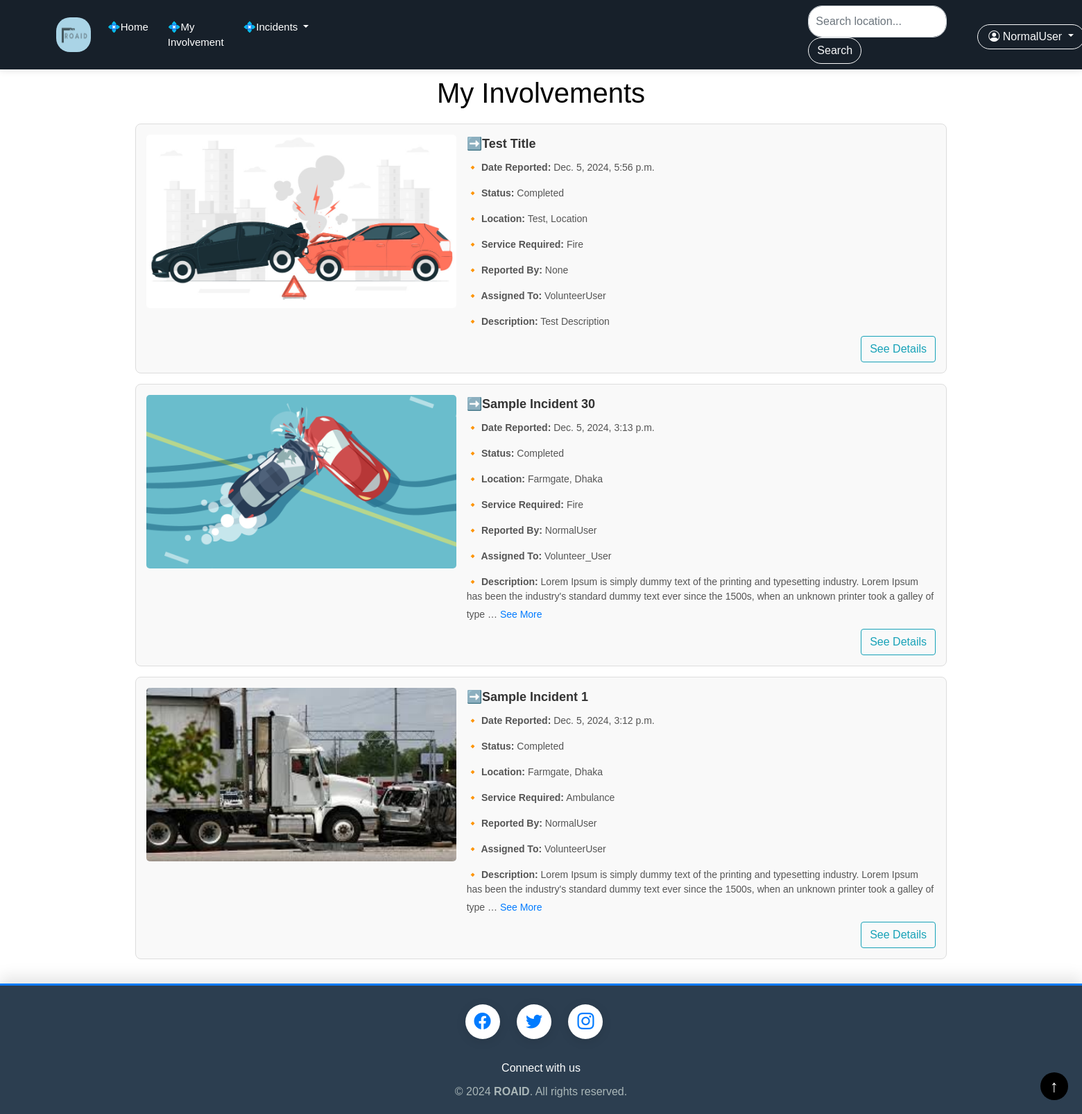
Page /completed_volunteer/ (signed in) on the committed database.
### Volunteer/models.py (models this page shows, shortened)
class Incident(models.Model):
    STATUS_CHOICES = [
        ('No Action', 'No Action'),
        ('On Action', 'On Action'),
        ('Completed', 'Completed'),
    ]
    title = models.CharField(max_length=200)
    description = models.TextField()
    location = models.CharField(max_length=255)
    date_reported = models.DateTimeField(auto_now_add=True)
    status = models.CharField(max_length=20, choices=STATUS_CHOICES, default='No Action')
    reported_by = models.ForeignKey(User, on_delete=models.CASCADE, related_name='reported_incidents', default=None,null=True, blank=True)
    assigned_to = models.ForeignKey(User, on_delete=models.SET_NULL, null=True, blank=True, default= None,
                                    related_name='assigned_incidents')
    service_type = models.CharField(max_length=50,
                                    choices=[('Fire', 'Fire'), ('Police', 'Police'), ('Ambulance', 'Ambulance')],
                                    default='Police')
    image = models.ImageField(blank=True, null=True, upload_to='images/')

### NormalUser/views.py (the view)
# urls.py: path('completed_volunteer/', n_views.completed_volunteer, name='completed_vol'),
@login_required
def completed_volunteer(request):
    inc = Incident.objects.filter(status='Completed').order_by('-date_reported')
    context = {'inc': inc}
    return render(request, 'my_involvements.html', context)

### NormalUser/templates/my_involvements.html (shortened to what this page needs)
{% extends 'common_vol.html' %}
{% load static %}
{% block content %}
<!DOCTYPE html>
<html lang="en">
<head>
    <link rel="stylesheet" href="{% static 'css/my_events.css' %}">
</head>
<body>
    <div class="container">
        <h1 class="title" style="padding-top: 10px;color: black">My Involvements</h1>
        {% for incident in inc %}
        <div class="incident-card">
            <div class="incident-content">
                <div class="incident-image-container">
                    {% if incident.image %}
                        <img src="{{ incident.image.url }}" alt="Incident Image" class="incident-image">
                    {% else %}
                        <img src="{% static 'images/ROAID.png' %}" alt="Incident Image" class="incident-image">
                    {% endif %}
                </div>
                <div class="incident-info">
                    <div class="incident-header">
                        ➡️{{ incident.title }}
                    </div>
                    <div class="incident-details">
                        <p><strong>🔸 Date Reported:</strong> {{ incident.date_reported }}</p>
                        <p><strong>🔸 Status:</strong> {{ incident.status }}</p>
                        <p><strong>🔸 Location:</strong> {{ incident.location }}</p>
                        <p><strong>🔸 Service Required:</strong> {{ incident.service_type }}</p>
                        <p><strong>🔸 Reported By:</strong> {{ incident.reported_by }}</p>
                        <p><strong>🔸 Assigned To:</strong> {{ incident.assigned_to }}</p>
                    </div>
                    <div class="incident-description">
                        <strong>🔸 Description:</strong>
                        <span class="description-text" data-full-text="{{ incident.description }}">
                            {{ incident.description|truncatechars:200 }}
                        </span>
                        {% if incident.description|length > 200 %}
                            <button class="see-more-btn">See More</button>
                        {% endif %}
                    </div>
                </div>
            </div>
            <div class="button-container">
                <a href="{% url 'event_details_vol' incident.id %}" class="btn btn-outline-info" style="text-decoration: none;">See Details</a>
            </div>
        </div>
        {% empty %}
        <p>No incidents to display.</p>
        {% endfor %}
    </div>
</body>
</html>
{% endblock %}

### NormalUser/templates/navbar_vol.html (shortened to what this page needs)
{% load static %}
<link rel="stylesheet" href="{% static 'css/navbar.css' %}">
<nav class="navbar navbar-expand-lg navbar-light" style="background-color: #17202a; box-shadow: 0 2px 10px rgba(0,0,0,0.1);">
  <div class="container-fluid">
    <a class="navbar-brand" href="http://127.0.0.1:8000/aboutus_volunteer/">
      <img src="{% static 'images/About.png' %}" alt="VBTIMS Logo" style="height: 50px; width: 50px; border-radius: 40%;margin-left: 50px">
    </a>
    <div class="collapse navbar-collapse" id="navbarSupportedContent">
      <ul class="navbar-nav mr-auto">
        <li class="nav-item active">
          <a class="nav-link text-white" href="http://127.0.0.1:8000/homepage_volunteer/" style="font-size: 15px; padding-right: 20px">💠Home</a>
        </li>
        <li class="nav-item">
          <a class="nav-link text-white" href="{% url 'my_involvements' %}" style="font-size: 15px; padding-right: 20px">💠My Involvement</a>
        </li>
        <li class="nav-item dropdown">
          <a class="nav-link dropdown-toggle text-white" href="#" id="navbarDropdown" role="button" data-toggle="dropdown" aria-haspopup="true" aria-expanded="false" style="font-size: 15px; padding-right: 20px">
            💠Incidents
          </a>
        </li>
      </ul>
      <form class="form-inline my-2 my-lg-0" action="{% url 'search_vol' %}" method="GET" style="padding-left: 700px;">
        <input class="form-control mr-sm-2" type="text" name="query" placeholder="Search location..." aria-label="Search" style="border-radius: 20px; padding: 10px; width: 200px;">
        <button class="btn btn-outline-light my-2 my-sm-0" type="submit" style="border-radius: 20px;">Search</button>
      </form>
      <div class="dropdown ml-3" style="padding-left: 20px; padding-top: 5px; padding-right: 50px" >
        <a class="btn btn-outline-light dropdown-toggle" href="#" role="button" id="profileDropdown" data-toggle="dropdown" aria-haspopup="true" aria-expanded="false" style="border-radius: 20px; padding: 5px 15px;">
          <i class="bi bi-person-circle"></i> {{user.username}}
        </a>
      </div>
    </div>
  </div>
</nav>

### static/css/navbar.css (style rules this page uses)
body, html { background-color: #ffffff; color: #000000; transition: background-color 0.3s, color 0.3s; }
.navbar { background-color: #17202a; }

### static/css/my_events.css (style rules this page uses)
* { margin: 0; padding: 0; box-sizing: border-box; }
.container { max-width: 800px; margin: 0 auto; padding: 20px; font-family: Arial, sans-serif; }
.title { color: #0066cc; text-align: center; margin-bottom: 20px; }
.incident-card { border: 1px solid #ddd; border-radius: 8px; margin-bottom: 15px; padding: 15px; background-color: #f9f9f9; }
.incident-content { display: flex; gap: 15px; }
.incident-image-container { flex: 2 2 40%; }
.incident-image { width: 100%; height: 100%; overflow: hidden; max-height: 250px; border-radius: 5px; object-fit: cover; }
.incident-info { flex: 1 1 60%; }
.incident-header { font-size: 18px; font-weight: bold; color: #333; margin-bottom: 10px; }
.incident-details p, .incident-description { font-size: 14px; color: #555; }
.see-more-btn { background: none; border: none; color: #007bff; cursor: pointer; font-size: 14px; margin-top: 5px; padding: 0; }
.button-container { display: flex; justify-content: flex-end; margin-top: 10px; }

### static/css/footer_vol.css (style rules this page uses)
body { margin: 0; padding: 0; display: flex; flex-direction: column; min-height: 100vh; font-family: Arial, sans-serif; }
.container { max-width: 1200px; margin: 0 auto; padding: 0 15px; }

### rows in the picture
Incident: image (picture), title "Test Title", date_reported "Dec. 5, 2024, 5:56 p.m.", status "Completed", location "Test, Location", service_type "Fire", reported_by "None", assigned_to "VolunteerUser", description "Test Description"
Incident: image (picture), title "Sample Incident 30", date_reported "Dec. 5, 2024, 3:13 p.m.", status "Completed", location "Farmgate, Dhaka", service_type "Fire", reported_by "NormalUser", assigned_to "Volunteer_User", description "Lorem Ipsum is simply dummy text of the printing and typesetting industry. Lorem Ipsum has been the industry's standard dummy text ever since the 1500s, when an unknown printer took a galley of type …", shows "See More"
Incident: image (picture), title "Sample Incident 1", date_reported "Dec. 5, 2024, 3:12 p.m.", status "Completed", location "Farmgate, Dhaka", service_type "Ambulance", reported_by "NormalUser", assigned_to "VolunteerUser", description "Lorem Ipsum is simply dummy text of the printing and typesetting industry. Lorem Ipsum has been the industry's standard dummy text ever since the 1500s, when an unknown printer took a galley of type …", shows "See More"

### other values in the picture
{{ user.username }} "NormalUser"
